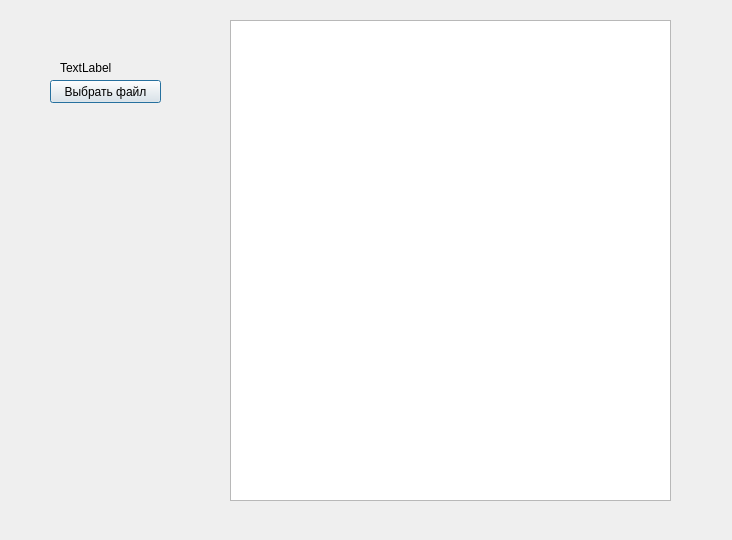
<?xml version="1.0" encoding="UTF-8"?>
<ui version="4.0">
 <class>DlgAddNewGraph</class>
 <widget class="QDialog" name="DlgAddNewGraph">
  <property name="geometry">
   <rect>
    <x>0</x>
    <y>0</y>
    <width>732</width>
    <height>540</height>
   </rect>
  </property>
  <property name="windowTitle">
   <string>Dialog</string>
  </property>
  <widget class="QLabel" name="pathToFileLabel">
   <property name="geometry">
    <rect>
     <x>60</x>
     <y>60</y>
     <width>361</width>
     <height>16</height>
    </rect>
   </property>
   <property name="text">
    <string>TextLabel</string>
   </property>
  </widget>
  <widget class="QPushButton" name="chooseFileBtn">
   <property name="geometry">
    <rect>
     <x>50</x>
     <y>80</y>
     <width>111</width>
     <height>23</height>
    </rect>
   </property>
   <property name="text">
    <string>Выбрать файл</string>
   </property>
  </widget>
  <widget class="QGraphicsView" name="graphicsPreview">
   <property name="geometry">
    <rect>
     <x>230</x>
     <y>20</y>
     <width>441</width>
     <height>481</height>
    </rect>
   </property>
  </widget>
 </widget>
 <resources/>
 <connections/>
</ui>
